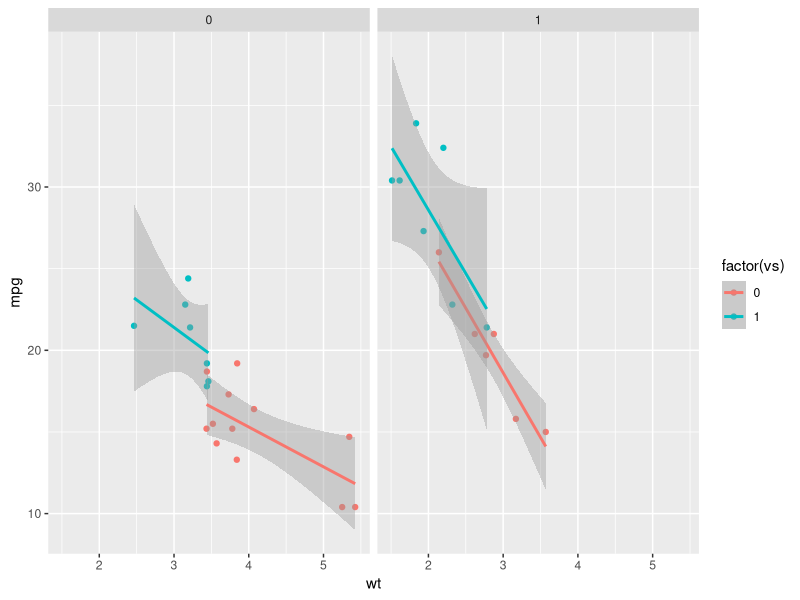

Reproduce this figure in R.
## ---- chunk 1
knitr::opts_chunk$set(echo = TRUE)
## ---- chunk 2
library(ggplot2)
## ---- chunk 3
1 + 1
5:10
## ---- chunk 4
(mtcars)
## ---- chunk 5
carplot <- ggplot(data = mtcars, aes(
  x = wt,
  y = mpg,
  color = factor(vs)
)) +
  geom_point() +
  geom_smooth(method = "lm") +
  facet_grid(. ~ am)
## ---- chunk 6
carplot
